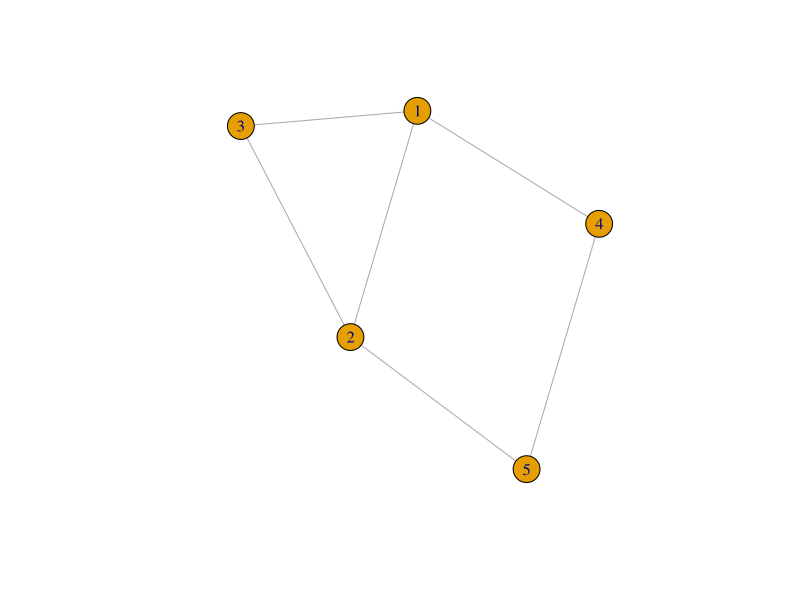
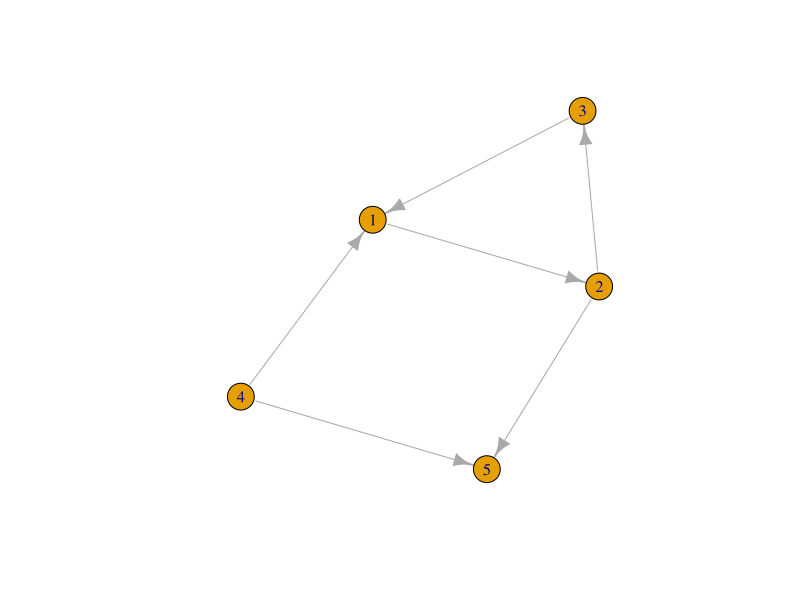
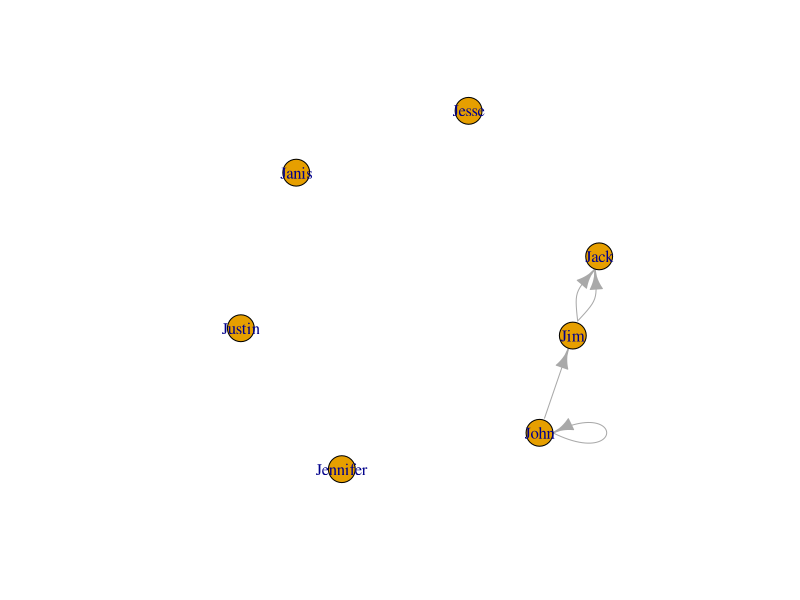

Generate these figures, in order, with R: (Note: this script raises an error after producing the figures.)
## ---- chunk 1
## Create a vector with names of the packages we want to load
packages <- c('tidyverse', 'igraph', 'ggraph')

## Instead of a for-loop we are going to use a function lapply.
## It is extremely powerful and useful. It takes a list (or a vector
## in that case) and applies a function to each of its elements.
## Therefore, it takes two arguments: 1. list (or a vector)
## 2. a function we want to apply. It returns always a list.
## In our case we are going to define a simple function ourselves
## It will first check whether the package in question is in 
## among installed packages. If it is not, it will install it.
## Afterwards it will load the package. We will use a function
## require() instead of library() because inside a function
## it is impossible to use library(). You can try to change it
## and see what happens.
lapply(packages, function(package){
  if (!(package %in% installed.packages())){
    install.packages(package)
  }
  library(package, character.only = TRUE, logical.return = TRUE)
})
## ---- chunk 2
## Create a igrpah object
g1 <- graph( edges=c(1,2, 2,3, 3,1, 2,5, 4,5, 4,1), n=5, directed = FALSE ) 
plot(g1)
## ---- chunk 3
g2 <- graph( edges=c(1,2, 2,3, 3, 1, 2, 5, 4, 5, 4,1), n=5, directed = TRUE )
plot(g2)
## ---- chunk 4
g4 <- graph( c("John", "Jim", "Jim", "Jack", "Jim", "Jack", "John", "John"), 
             isolates=c("Jesse", "Janis", "Jennifer", "Justin"), directed = TRUE )  

plot(g4)
## ---- chunk 5
## Extract edges from the object
E(g4)
## ---- chunk 6
## Extract vertexes from the object
V(g4)
## ---- chunk 7
## Extract adjancy matrix
g4[]

## You can extract also sepcific columns or rows by using indexes
g4[1,] ## extract first row
g4[,1] ## extract first column

## This is the adjacency matrix for the directed graph. Would the adjacency matrix for the undirected graph be exactly the same?
## ---- chunk 8
V(g4)$name
V(g4)$weight <- c(1,2,5,4,2,3,7)
V(g4)$gender <- c('male', 'male', 'male', 'female', 'female', 'female', 'male')
vertex_attr(g4)
## ---- chunk 9
## Draw a network with the use of ggraph
g4 %>%
  ## This is very similar to ggplot function
  ggraph(layout = 'kk') +
  ## Simple edge aestethics
  geom_edge_link(aes(start_cap = label_rect(node1.name), end_cap = label_rect(node2.name)), 
                   arrow = arrow(type = "closed", length = unit(3, 'mm'))) +
  ## Loops edge aestethics
  geom_edge_loop(aes(start_cap = label_rect(node1.name), end_cap = label_rect(node2.name)), 
                   arrow = arrow(type = "closed", length = unit(3, 'mm'))) +
  ## Nodes aestethics
  geom_node_point(aes(color = gender, size = weight)) +
  ## Labels aestethics
  geom_node_text(aes(label = name), repel = TRUE) +
  ## Adds defualt theme of the graph (white background)
  theme_graph()
## ---- chunk 10
## Compute the degree of each node
degree(g4)

## Assign the degree distribution to the object called prob
prob <- degree_distribution(g4, cumulative = FALSE, loop = TRUE, mode = 'total')
## Assign the number of degrees ot the object called degree_n
degree_n <- 0:(length(prob)-1)

## Create a data frame with two collumns degree_n and prob
tibble(degree_n = degree_n,
       prob = prob) %>%
## Plot the degree distribution of the network
  ggplot(aes(x = degree_n, y = prob)) +
  geom_line()  +
  geom_bar(stat = 'identity', alpha = .2 ) +
  theme_classic()
## ---- chunk 11
## Plot degree distribution but without loops and only considering edges that are ingoing the nodes
## ---- chunk 12
E(g4)$type <- 'email'
E(g4)$weight <- c(.2,.3,.1,.5)
## ---- chunk 13
g4 %>%
  ## This is very similar to ggplot function
  ggraph(layout = 'kk') +
  ## Simple edge aestethics
  geom_edge_link(aes(edge_width = weight, start_cap = label_rect(node1.name), end_cap = label_rect(node2.name)), 
                   arrow = arrow(type = "closed", length = unit(3, 'mm')), lintetype = 1) +
  ## Loops edge aestethics
  geom_edge_loop(aes(start_cap = label_rect(node1.name), end_cap = label_rect(node2.name)), 
                   arrow = arrow(type = "closed", length = unit(3, 'mm'))) +
  ## Nodes aestethics
  geom_node_point(aes(color = gender, size = weight)) +
  ## Labels aestethics
  geom_node_text(aes(label = name), repel = TRUE) +
  ## Adds defualt theme of the graph (white background)
  theme_graph() +
  ## Scale the width of edges
  scale_edge_width_continuous(range = c(0.2,1)) +
  ## Remove the legends
  theme(legend.position = 'none')
## ---- chunk 14
## Examine the data
highschool
## ---- chunk 15
## Create a graph from edge list
g5 <- graph_from_data_frame(highschool)

## Examine the vertexes
V(g5)

## Examine attributes of vertexes
vertex_attr(g5)

## Examine the edges
E(g5)

## Examine attributes of edges
edge_attr(g5)
## ---- chunk 16
## WRITE YOUR CODE HERE
